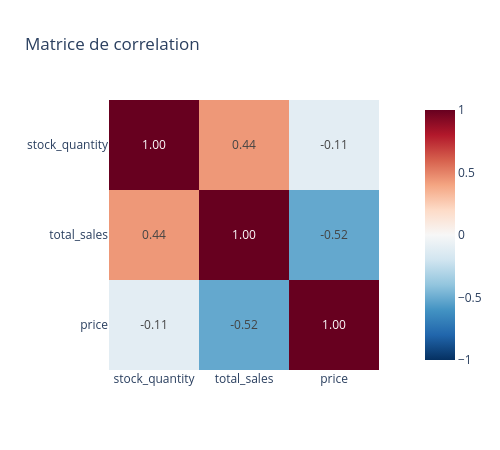

Notebook code for this chart:
### Markdown cell above
<div style="border: 1px solid RGB(51,165,182);" >
<h3 style="margin: auto; padding: 20px; color: RGB(51,165,182); ">Etape 5.5 - Analyse des corrélations entre les variables stock, sales et price</h3>
</div>

### Code cell
############################
# Analyse des correlations #
############################

# Creation d'une heatmap de correlation avec les variables stock, sales et price (version Plotly)

corr = df_merge[['stock_quantity', 'total_sales', 'price']].corr()

fig = px.imshow(
    corr,
    text_auto=".2f",
    color_continuous_scale="RdBu_r",
    zmin=-1, zmax=1,
    title="Matrice de correlation"
)
fig.update_layout(width=500, height=450)
fig.show()

### Figure 1 — Plotly figure (JSON) as saved in the notebook; plotly's stock layout.template omitted (floating-point values rounded to 4 significant figures)
{"data": [{"coloraxis": "coloraxis", "hovertemplate": "x: %{x}<br>y: %{y}<br>color: %{z}<extra></extra>", "name": "0", "texttemplate": "%{z:.2f}", "type": "heatmap", "x": ["stock_quantity", "total_sales", "price"], "xaxis": "x", "y": ["stock_quantity", "total_sales", "price"], "yaxis": "y", "z": [[1.0, 0.4388, -0.1062], [0.4388, 1.0, -0.5154], [-0.1062, -0.5154, 1.0]]}], "layout": {"coloraxis": {"autocolorscale": false, "cmax": 1, "cmin": -1, "colorscale": [[0, "rgb(5,48,97)"], [0.1, "rgb(33,102,172)"], [0.2, "rgb(67,147,195)"], [0.3, "rgb(146,197,222)"], [0.4, "rgb(209,229,240)"], [0.5, "rgb(247,247,247)"], [0.6, "rgb(253,219,199)"], [0.7, "rgb(244,165,130)"], [0.8, "rgb(214,96,77)"], [0.9, "rgb(178,24,43)"], [1, "rgb(103,0,31)"]]}, "height": 450, "title": {"text": "Matrice de correlation"}, "width": 500, "xaxis": {"anchor": "y", "constrain": "domain", "domain": [0, 1], "scaleanchor": "y"}, "yaxis": {"anchor": "x", "autorange": "reversed", "constrain": "domain", "domain": [0, 1]}}}
